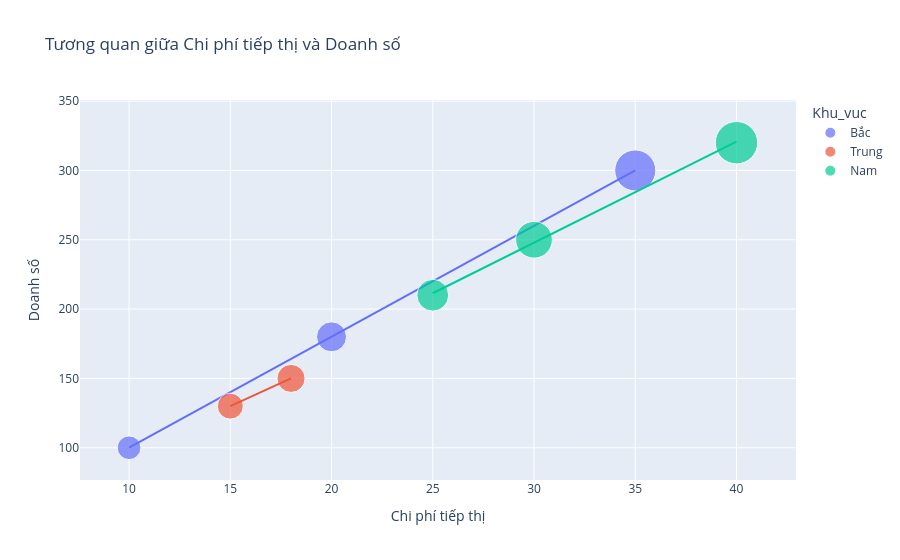

The notebook cell this image was saved under:
### Code cell
data3 = {'Chi_phi_MKT': [10, 20, 15, 30, 25, 35, 40, 18],
    'Doanh_so': [100, 180, 130, 250, 210, 300, 320, 150],
    'Khu_vuc': ['Bắc', 'Bắc', 'Trung', 'Nam', 'Nam', 'Bắc', 'Nam', 'Trung'],
    'So_khach': [50, 80, 60, 120, 90, 150, 160, 70]}
df3 = pd.DataFrame(data3)

fig3 = px.scatter(
    df3,
    x='Chi_phi_MKT',
    y='Doanh_so',
    color='Khu_vuc',
    size='So_khach',
    trendline='ols',
    title='Tương quan giữa Chi phí tiếp thị và Doanh số',
    labels={'Chi_phi_MKT': 'Chi phí tiếp thị', 'Doanh_so': 'Doanh số'},
    size_max=30)

fig3.show()

### Figure 1 — Plotly figure (JSON) as saved in the notebook; plotly's stock layout.template omitted (floating-point values rounded to 4 significant figures)
{"data": [{"hovertemplate": "Khu_vuc=Bắc<br>Chi phí tiếp thị=%{x}<br>Doanh số=%{y}<br>So_khach=%{marker.size}<extra></extra>", "legendgroup": "Bắc", "marker": {"color": "#636efa", "size": [50, 80, 150], "sizemode": "area", "sizeref": 0.1778, "symbol": "circle"}, "mode": "markers", "name": "Bắc", "orientation": "v", "showlegend": true, "type": "scatter", "x": [10, 20, 35], "xaxis": "x", "y": [100, 180, 300], "yaxis": "y"}, {"hovertemplate": "<b>OLS trendline</b><br>Doanh_so = 8 * Chi_phi_MKT + 20<br>R<sup>2</sup>=1.000000<br><br>Khu_vuc=Bắc<br>Chi phí tiếp thị=%{x}<br>Doanh số=%{y} <b>(trend)</b><extra></extra>", "legendgroup": "Bắc", "marker": {"color": "#636efa", "symbol": "circle"}, "mode": "lines", "name": "Bắc", "showlegend": false, "type": "scatter", "x": [10, 20, 35], "xaxis": "x", "y": [100.0, 180.0, 300.0], "yaxis": "y"}, {"hovertemplate": "Khu_vuc=Trung<br>Chi phí tiếp thị=%{x}<br>Doanh số=%{y}<br>So_khach=%{marker.size}<extra></extra>", "legendgroup": "Trung", "marker": {"color": "#EF553B", "size": [60, 70], "sizemode": "area", "sizeref": 0.1778, "symbol": "circle"}, "mode": "markers", "name": "Trung", "orientation": "v", "showlegend": true, "type": "scatter", "x": [15, 18], "xaxis": "x", "y": [130, 150], "yaxis": "y"}, {"hovertemplate": "<b>OLS trendline</b><br>Doanh_so = 6.66667 * Chi_phi_MKT + 30<br>R<sup>2</sup>=1.000000<br><br>Khu_vuc=Trung<br>Chi phí tiếp thị=%{x}<br>Doanh số=%{y} <b>(trend)</b><extra></extra>", "legendgroup": "Trung", "marker": {"color": "#EF553B", "symbol": "circle"}, "mode": "lines", "name": "Trung", "showlegend": false, "type": "scatter", "x": [15, 18], "xaxis": "x", "y": [130.0, 150.0], "yaxis": "y"}, {"hovertemplate": "Khu_vuc=Nam<br>Chi phí tiếp thị=%{x}<br>Doanh số=%{y}<br>So_khach=%{marker.size}<extra></extra>", "legendgroup": "Nam", "marker": {"color": "#00cc96", "size": [120, 90, 160], "sizemode": "area", "sizeref": 0.1778, "symbol": "circle"}, "mode": "markers", "name": "Nam", "orientation": "v", "showlegend": true, "type": "scatter", "x": [30, 25, 40], "xaxis": "x", "y": [250, 210, 320], "yaxis": "y"}, {"hovertemplate": "<b>OLS trendline</b><br>Doanh_so = 7.28571 * Chi_phi_MKT + 29.2857<br>R<sup>2</sup>=0.998848<br><br>Khu_vuc=Nam<br>Chi phí tiếp thị=%{x}<br>Doanh số=%{y} <b>(trend)</b><extra></extra>", "legendgroup": "Nam", "marker": {"color": "#00cc96", "symbol": "circle"}, "mode": "lines", "name": "Nam", "showlegend": false, "type": "scatter", "x": [25, 30, 40], "xaxis": "x", "y": [211.4, 247.9, 320.7], "yaxis": "y"}], "layout": {"legend": {"itemsizing": "constant", "title": {"text": "Khu_vuc"}, "tracegroupgap": 0}, "title": {"text": "Tương quan giữa Chi phí tiếp thị và Doanh số"}, "xaxis": {"anchor": "y", "domain": [0, 1], "title": {"text": "Chi phí tiếp thị"}}, "yaxis": {"anchor": "x", "domain": [0, 1], "title": {"text": "Doanh số"}}}}
